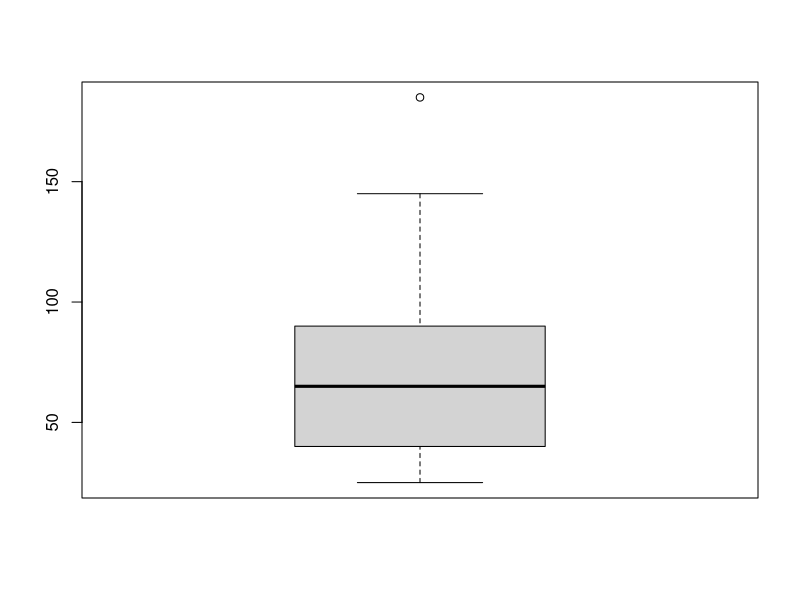
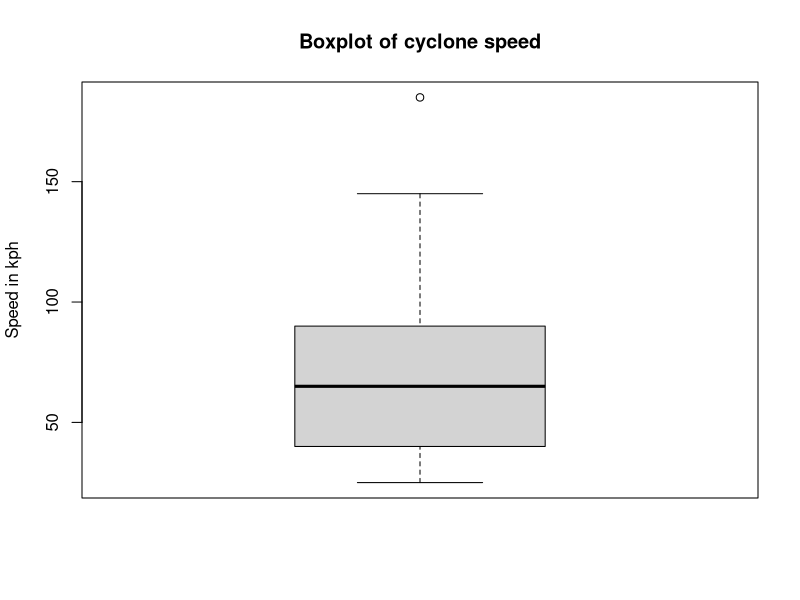
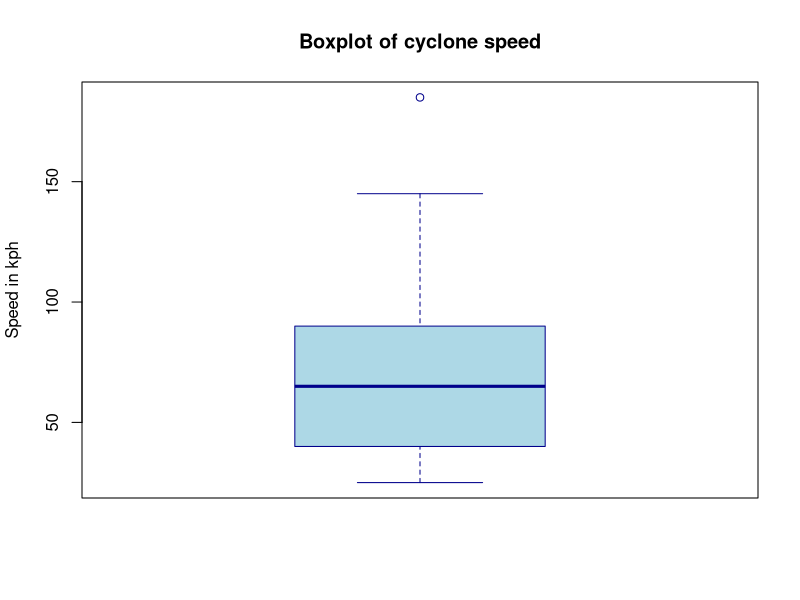
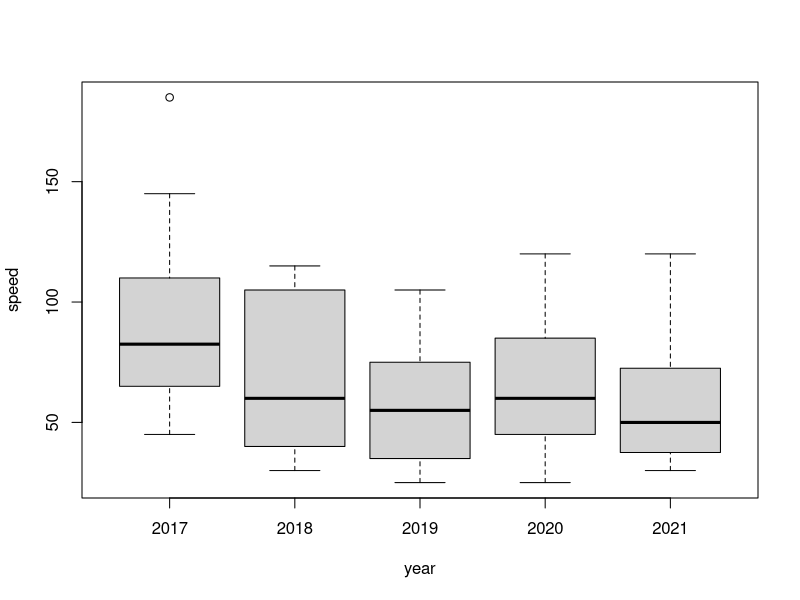
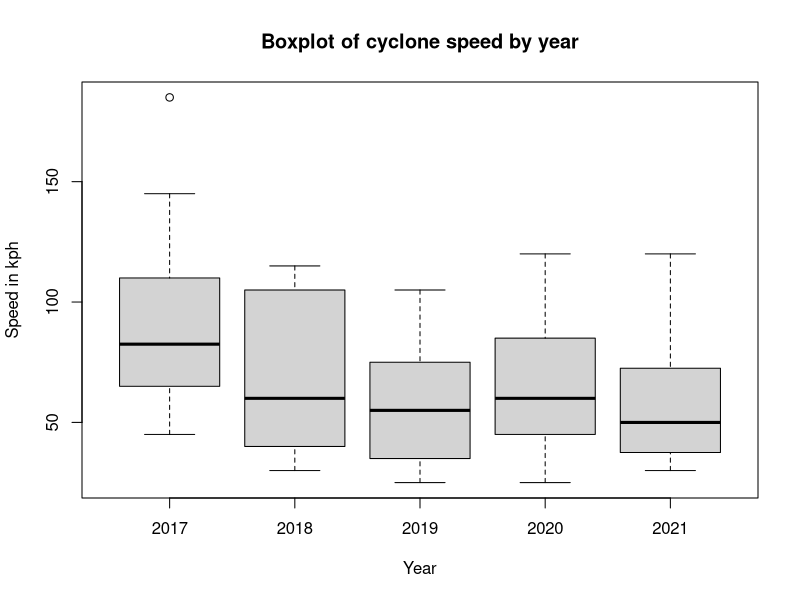
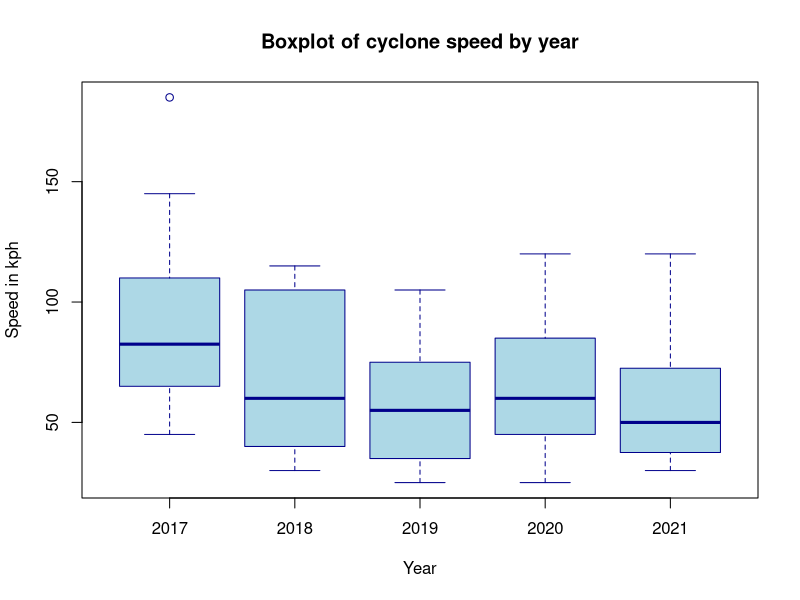
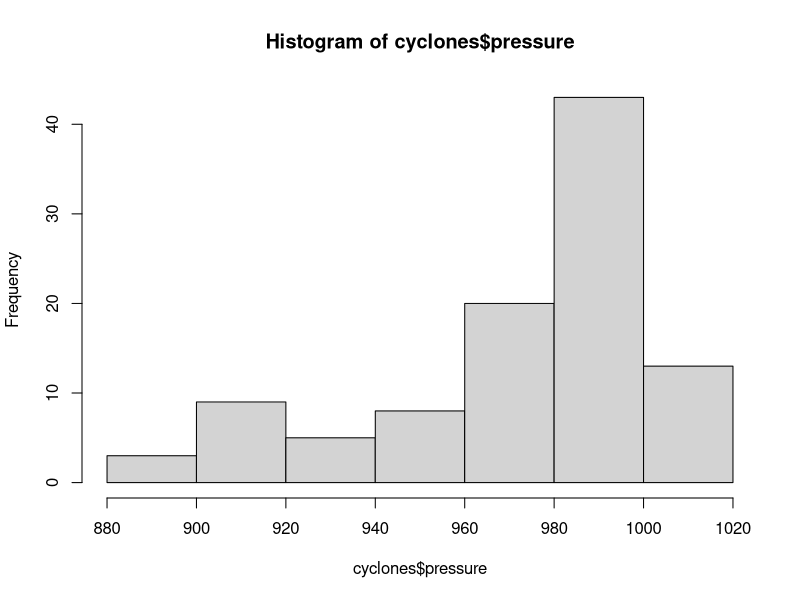
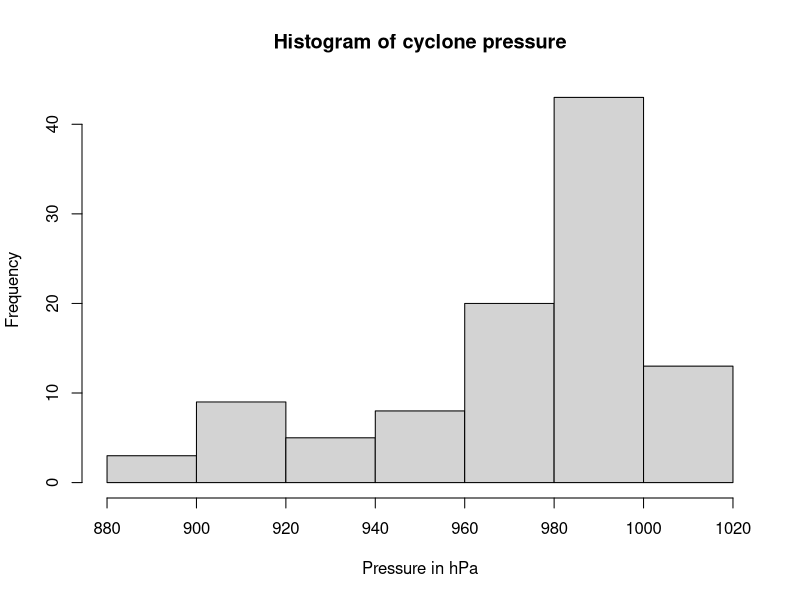

Write the R code that produced these figures, in order.
# Tropical Depressions, Storms, and Typhoons Oh My! - Solutions ----------------


## Task 1: Read cyclones.csv dataset ----

### using read.csv() function ----
cyclones <- read.csv(file = "data/cyclones.csv")


### using read.table() function ----
cyclones <- read.table(file = "data/cyclones.csv", header = TRUE, sep = ",")


## Task 2: Describing the data structure ----


### Shape of the cyclones dataset using the class() function ----
class(cyclones)


### Number of records of the data using the nrow() function ----
nrow(cyclones)


### The variables of the data using names() function ----
names(cyclones)


### The number of variables of the data using the ncol() function ----
ncol(cyclones)


### The number of variables using the length() and names() function ----
length(names(cyclones))


### The values of the variables using the $ operator ----

cyclones$year                    ## year values
cyclones$category_code           ## category code values
cyclones$category_name           ## category name values
cyclones$name                    ## cyclone name values
cyclones$rsmc_name               ## cyclone rsmc name values
cyclones$start                   ## cyclone start date and time values
cyclones$end                     ## cyclone end date and time values
cyclones$pressure                ## pressure values
cyclones$speed                   ## speed values


### The values of the variables using the index operator ----

cyclones[ , "year"]              ## year values
cyclones[ , 1]                   ## year values

cyclones[ , "category_code"]     ## category code values
cyclones[ , 2]                   ## category code values

cyclones[ , "category_name"]     ## category name values
cyclones[ , 3]                   ## category name values

cyclones[ , "name"]              ## cyclone name values
cyclones[ , 4]                   ## cyclone name values

cyclones[ , "rsmc_name"]         ## cyclone rsmc name values
cyclones[ , 5]                   ## cyclone rsmc name values

cyclones[ , "start"]             ## start date and time values
cyclones[ , 6]                   ## start date and time values

cyclones[ , "end"]               ## end date and time values
cyclones[ , 7]                   ## end date and time values

cyclones[ , "pressure"]          ## pressure values
cyclones[ , 8]                   ## pressure values

cyclones[ , "speed"]             ## speed values
cyclones[ , 9]                   ## speed values


## Task 3: Summarise and describe the dataset graphically ----


### Boxplot ----

#### Boxplot of speed ----
boxplot(cyclones$speed)               ## Basic boxplot with default specifications

boxplot(                              
  x = cyclones$speed,
  main = "Boxplot of cyclone speed",  ## main - argument to specify plot title
  ylab = "Speed in kph"               ## ylab - argument to specify y-axis label
)

boxplot(                              
  x = cyclones$speed,
  main = "Boxplot of cyclone speed",  
  ylab = "Speed in kph",
  border = "darkblue",                ## border - argument to specify outline colour
  col = "lightblue"                   ## col - argument to specify fill colour
)


#### Boxplot of speed by year ----
boxplot(speed ~ year, data = cyclones)         ## Basic boxplot of speed by year
                                               ## using formula method

boxplot(                                   
  speed ~ year,                                ## Formula method syntax using ~
  data = cyclones,
  main = "Boxplot of cyclone speed by year",   ## boxplot title
  xlab = "Year",                               ## x-axis label
  ylab = "Speed in kph"                        ## y-axis label
)

boxplot(                                   
  speed ~ year,                            
  data = cyclones,
  main = "Boxplot of cyclone speed by year",
  xlab = "Year",
  ylab = "Speed in kph",
  border = "darkblue",                         ## outline colour
  col = "lightblue"                            ## fill colour
)


### Histogram ----

#### Histogram of pressure ----
hist(cyclones$pressure)                        ## Basic histogram

hist(
  cyclones$pressure,
  main = "Histogram of cyclone pressure",      ## main - argument for plot title
  xlab = "Pressure in hPa"                     ## xlab - argument for x-axis label
)

hist(
  cyclones$pressure,
  main = "Histogram of cyclone pressure",
  xlab = "Pressure in hPa",
  border = "darkblue",                         ## border - argument for outline colour
  col = "lightblue"                            ## col - argument for fill colour
)


#### Histogram of pressure grouped by speed (one plot per group) ----

##### Histogram of pressure for cyclones with speed < 100 kph ----
hist(
  cyclones$pressure[cyclones$speed < 100],
  main = "Histogram of cyclone pressure with speed < 100 kph",
  xlab = "Pressure in hPa"
)


##### Histogram of pressure for cyclones with speed >= 100 kph ----
hist(
  cyclones$pressure[cyclones$speed >= 100],
  main = "Histogram of cyclone pressure with speed >= 100 kph",
  xlab = "Pressure in hPa"
)


#### Histogram of pressure grouped by speed (one on top of each other) ----

##### Plot histogram of pressure for speeds < 100 ----
hist(
  cyclones$pressure[cyclones$speed < 100],     ## Index pressure by speed < 100
  border = "darkgreen",                        ## outline colour to darkgreen
  col = "lightgreen",                          ## fill colour to lightgreen
  main = "Histogram of cyclone pressure",
  xlab = "Pressure in hPa",
  xlim = c(880, 1020)                          ## set x limits of plot to range 
)                                              ## of pressure values

##### Add histogram of pressure for speeds >= 100 ----
hist(
  cyclones$pressure[cyclones$speed >= 100],    ## Index pressure by speed >= 100
  border = "darkblue",                         ## outline colour to darkblue
  col = "lightblue",                           ## fill colour to lightblue
  add = TRUE                                   ## add this plot to previous plot
)

##### Add a legend ----
legend(
  x = "topleft",                               ## set position of legend
  legend = c("Speed < 100", "Speed >= 100"),   ## add labels to legend
  fill = c("lightgreen", "lightblue"),         ## add legend colours
  bty = "n",                                   ## remove legend box
  cex = 0.8,                                   ## set size of legend text
  y.intersp = 0.8                              ## set y space between text
)


#### Histogram of pressure grouped by speed (side-by-side) ----

par(mfcol = c(1, 2))                           ## split plotting window to two
                                               ## 1 row and 2 columns side-by-side
hist(
  cyclones$pressure[cyclones$speed < 100],
  main = NULL,
  xlab = "Speed < 100 kph",
  ylim = c(0, 30)
)

hist(
  cyclones$pressure[cyclones$speed >= 100],
  main = NULL,
  xlab = "Speed >= 100 kph",
  ylim = c(0, 30)
)

par(mfcol = c(1, 1))                           ## Return plotting window back to 1 x 1 

title(main = "Histogram of cyclone pressure")  ## Set title for side-by-side plot


### Q-Q plot ----

#### Q-Q plot for pressure ----
qqnorm(cyclones$pressure)
qqline(cyclones$pressure)

#### Q-Q plot for speed ----
qqnorm(cyclones$speed)
qqline(cyclones$speed)
